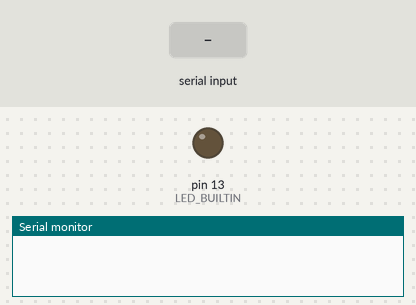
Simulated run of this sketch. Board: Arduino Uno, built with avr-gcc and run on an emulated ATmega328P. On the bench: output pins drawn as LEDs (lit = HIGH), the last lines printed to the serial monitor. The inputs (shaded band) are chosen by the test bench.

Above: at 1.2 s.
1.3 s: "t" received over Serial
At 2.4 s:
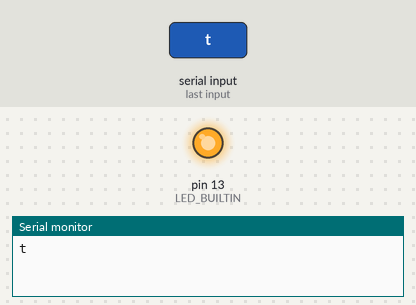
2.8 s: "1" received over Serial
Timing chart, 0 to 5.8 s (numbered marks = the images above; inputs shaded):
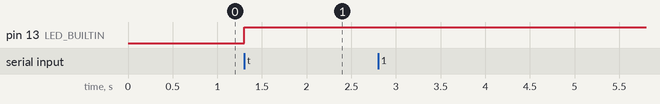

The sketch:

SerialPassthrough.ino
```cpp
void setup() {
  Serial.begin(115200);
  pinMode(LED_BUILTIN, OUTPUT);
}

int ledState = LOW;  // état actuel de la LED

void loop() {

  char rec[10];
  int i=0;
  int j=0;
  int led= 0x1;

  int once = 1;

  while (Serial.available()) {        // If anything comes in Serial (USB),
    rec[i] = Serial.read();  // read it and send it out Serial
    if (rec[i] == 't') {
      ledState = (ledState == LOW) ? HIGH : LOW;
      digitalWrite(LED_BUILTIN, ledState);
    }
    i++;
  }

  for(j=0; j<i; j++){
    Serial.write(rec[j]);
  }

}
```

Measured:
- after the input at 1.3 s, pin 13 (LED_BUILTIN): LOW → HIGH at once
